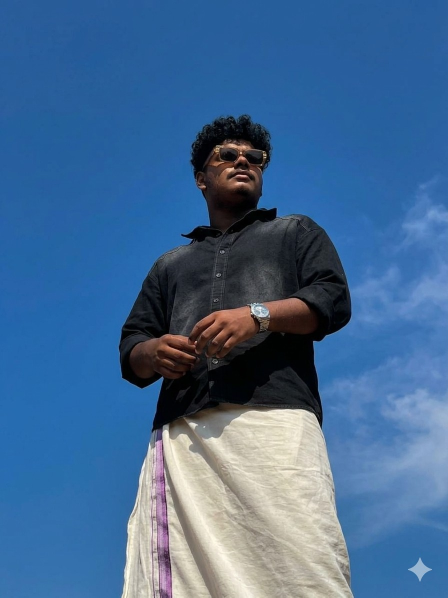
#> input picture assets/photo.jpg, 896 x 1195 px, found by its file name (shown at 1/2 size)
$ python looks.py
#> lines starting #> are read from the running program, lines starting #| are printed output that depends on the picture; after the words box and inside, x2 and y2 are one past the last pixel; in counts of white or black regions, pixels touching at a corner belong together
### scripts/dotify.py
#!/usr/bin/env python3
"""
dotify.py - turn a photo into a dot-matrix / halftone portrait as an SVG.

    python scripts/dotify.py assets/photo.jpg -o assets/portrait --color \
        --cols 100 --equalize --detail 0.5

Why an SVG and not the JPG itself: a photo on a profile README reads as a
profile picture. A dot grid reads as a graphic. It also stays sharp at any
width and weighs a fraction of the source.

Output
------
  --color      one theme-neutral <out>.svg (dots take the photo's own colours,
               so a light and a dark render would be byte-identical)
  otherwise    <out>-dark.svg and <out>-light.svg, for <picture> +
               prefers-color-scheme in the README
  ascii /
  braille      <out>.txt, to paste inside a fenced code block

Requires Pillow:  python -m pip install Pillow
"""

from __future__ import annotations

import argparse
import math
import sys
from pathlib import Path

try:
    from PIL import Image, ImageChops, ImageEnhance, ImageFilter, ImageOps
except ImportError:  # pragma: no cover
    sys.exit("Pillow is required:  python -m pip install Pillow")


# --------------------------------------------------------------------------- #
# palette
# --------------------------------------------------------------------------- #

# (bright, dim) per theme. Cyan to match the portfolio at itzmeaml.in.
THEMES = {
    "dark":  ("#00f0ff", "#0e4f5c"),
    "light": ("#0e7490", "#a5f3fc"),
}

ASCII_RAMP = "@%#*+=-:. "          # dark -> light
BRAILLE_BASE = 0x2800
BRAILLE_BITS = [[0x01, 0x08], [0x02, 0x10], [0x04, 0x20], [0x40, 0x80]]


# --------------------------------------------------------------------------- #
# image prep
# --------------------------------------------------------------------------- #

# [11 lines left out: function square_crop, not called in this run]


def load_grid(path, cols: int, contrast: float, gamma: float,
              cell_aspect: float, square: bool, focus: tuple[float, float],
              equalize: bool, detail: float):
    """Return (cols, rows, lum[y][x] in 0..1, rgb[y][x]).

    `path` is a file to open, or an already-loaded PIL image - looks.py passes
    images it has already treated rather than round-tripping them through disk.
    """
    img = (path.copy() if isinstance(path, Image.Image)
           else ImageOps.exif_transpose(Image.open(path)))

    # An alpha channel is treated as a subject cutout: flatten onto black but
    # keep the mask, so nothing is drawn outside the subject and --equalize
    # measures the subject's histogram rather than a huge empty background.
    mask = None
    if img.mode in ("RGBA", "LA", "P"):
        img = img.convert("RGBA")
        if img.split()[3].getextrema()[0] < 250:
            mask = img.split()[3]
        flat = Image.new("RGBA", img.size, (0, 0, 0, 255))
        flat.alpha_composite(img)
        img = flat
    img = img.convert("RGB")

    if square:
        img = square_crop(img, *focus)
        if mask is not None:
            mask = square_crop(mask, *focus)

    gray = img.convert("L")

    # A face lit by hard sun against dark hair spans a far wider range than the
    # ~10 tones a dot ramp can show. Equalising buys the shadow detail back;
    # the unsharp pass puts local facial structure on top of the flattened
    # result, which otherwise looks like a silhouette.
    if equalize:
        binmask = mask.point(lambda v: 255 if v > 127 else 0) if mask else None
        gray = ImageOps.equalize(gray, mask=binmask)
    if detail > 0:
        radius = max(2, round(min(img.size) / 52))
        gray = gray.filter(ImageFilter.UnsharpMask(
            radius=radius, percent=round(detail * 100), threshold=0))
    if contrast != 1.0:
        gray = ImageEnhance.Contrast(gray).enhance(contrast)
        img = ImageEnhance.Contrast(img).enhance(contrast)

    w, h = img.size
    # cell_aspect is cell width / cell height: 1.0 for square dot cells,
    # ~0.5 for monospace glyphs, which are about twice as tall as they are wide
    rows = max(1, round(cols * (h / w) * cell_aspect))

    small_g = gray.resize((cols, rows), Image.Resampling.LANCZOS)
    if mask is not None:
        small_g = ImageChops.multiply(
            small_g, mask.resize((cols, rows), Image.Resampling.LANCZOS))
    small_c = img.resize((cols, rows), Image.Resampling.LANCZOS)

    gp, cp = small_g.load(), small_c.load()
    lum, rgb = [], []
    for y in range(rows):
        lum_row, rgb_row = [], []
        for x in range(cols):
            rgb_row.append(cp[x, y])
            lum_row.append(min(1.0, max(0.0, (gp[x, y] / 255.0) ** gamma)))
        lum.append(lum_row)
        rgb.append(rgb_row)
    return cols, rows, lum, rgb


# [223 lines left out: functions circle_falloff, svg_open, _value, build_dots, build_binary, build_ascii and 2 more, not called in this run]


# [2 lines that do not run on import are left out]

### scripts/looks.py
#!/usr/bin/env python3
"""
looks.py - render the photo as every combination of treatment x backdrop.

    python scripts/looks.py                          # the whole matrix
    python scripts/looks.py --only photo,duotone     # some treatments
    python scripts/looks.py --backdrops card-dark,circle

Two independent axes:

  TREATMENT - what happens to the pixels
    photo      untouched
    duotone    luminance mapped onto a navy -> cyan ramp
    dots       halftone grid, each dot the photo's own colour
    dots-mono  the same grid, every dot cyan

  BACKDROP - what is behind him
    sky        the original photograph, square corners
    sky-round  the original photograph, rounded corners
    bare       sky removed, transparent - floats on the reader's theme
    card-dark  sky removed, dark card with a cyan wash behind him
    card-light sky removed, pale card with a cyan wash behind him
    circle     head-and-shoulders crop in a disc with a cyan ring

Writes assets/options/<treatment>--<backdrop>.png at 2x the 300px the README
displays, plus two grid sheets (on a dark and a light page) to compare them.

Once you have picked one:

    copy assets\\options\\<name>.png assets\\portrait.png

then point the <img> at the top of README.md at assets/portrait.png.

Reads assets/photo.jpg and assets/photo-cut.png (from cutout.py).
Requires Pillow and numpy.
"""

from __future__ import annotations

import argparse
import sys
from pathlib import Path

try:
    import numpy as np
    from PIL import Image, ImageChops, ImageDraw, ImageFilter, ImageOps
except ImportError as e:  # pragma: no cover
    sys.exit(f"missing dependency ({e}). python -m pip install Pillow numpy")

W = 600                       # 2x the 300px the README renders it at
CYAN = (0, 240, 255)
INK = (13, 17, 23)            # GitHub dark canvas
PAPER = (246, 248, 250)       # GitHub light canvas


# --------------------------------------------------------------------------- #
# small helpers
# --------------------------------------------------------------------------- #

def fit(img: Image.Image, width: int = W) -> Image.Image:
    return img.resize((width, round(img.height * width / img.width)),
                      Image.Resampling.LANCZOS)


# [28 lines left out: functions rounded, subject_bbox, wash, not called in this run]


# --------------------------------------------------------------------------- #
# treatments - RGBA in, RGBA out, alpha preserved
# --------------------------------------------------------------------------- #

def t_photo(src: Image.Image) -> Image.Image:
    return fit(src)


def t_duotone(src: Image.Image) -> Image.Image:
    """Map luminance onto a deep-navy -> cyan ramp, keeping the alpha."""
    src = fit(src)
    lum = ImageOps.autocontrast(src.convert("L"), cutoff=1)
    lo, hi = np.array([6, 18, 26], float), np.array([150, 240, 255], float)
    t = np.asarray(lum, float)[..., None] / 255.0
    rgb = (lo + (hi - lo) * t).round().astype(np.uint8)
    out = Image.fromarray(rgb, "RGB").convert("RGBA")
    out.putalpha(src.getchannel("A"))
    return out


def _halftone(src: Image.Image, cols: int = 100) -> Image.Image:
    """Shared by both dot treatments. Uses dotify's own image prep so the
    grid matches what dotify.py writes into the SVG."""
    sys.path.insert(0, str(Path(__file__).parent))
    import dotify

    # gamma 0.30 is load-bearing: he is in a near-black shirt, and dot radius
    # tracks brightness. At gamma 1.0 those dots shrink away and leave a
    # floating head above a bright mundu.
    c, r, lum, rgb = dotify.load_grid(src, cols, 1.1, 0.30, 1.0, False,
                                      (0.5, 0.5), True, 0.7)
    S = W / cols
    im = Image.new("RGBA", (round(c * S), round(r * S)), (0, 0, 0, 0))
    d = ImageDraw.Draw(im)
    for y in range(r):
        for x in range(c):
            v = lum[y][x]
            if v < 0.02:
                continue
            rad = S * 0.5 * (v ** 0.85)
            if rad < 0.2:
                continue
            cx, cy = x * S + S / 2, y * S + S / 2
            d.ellipse([cx - rad, cy - rad, cx + rad, cy + rad],
                      fill=rgb[y][x] + (255,))
    return im


def t_dots(src: Image.Image) -> Image.Image:
    return _halftone(src)


def t_dots_mono(src: Image.Image) -> Image.Image:
    a = np.asarray(_halftone(src))
    lum = a[..., :3].max(axis=2, keepdims=True) / 255.0
    tint = (np.array(CYAN, float) * (0.35 + 0.65 * lum)).round().astype(np.uint8)
    return Image.fromarray(np.dstack([tint, a[..., 3]]), "RGBA")


TREATMENTS = {
    "photo": t_photo,
    "duotone": t_duotone,
    "dots": t_dots,
    "dots-mono": t_dots_mono,
}


# --------------------------------------------------------------------------- #
# backdrops - each says which source it wants, then composes
# --------------------------------------------------------------------------- #

def b_sky(treated, photo, cut):
    return treated.convert("RGBA")


def b_sky_round(treated, photo, cut):
    return rounded(treated, 28)


def b_bare(treated, photo, cut):
    return treated.convert("RGBA")


# [12 lines left out: function _card, not called in this run]


def b_card_dark(treated, photo, cut):
    return _card(treated, INK, 0.42)


def b_card_light(treated, photo, cut):
    # A pale card needs a much gentler wash or the cyan turns to milk.
    return _card(treated, PAPER, 0.16)


# [28 lines left out: function b_circle, not called in this run]


# name -> (compose, which source the treatment runs on)
BACKDROPS = {
    "sky":        (b_sky,        "photo"),
    "sky-round":  (b_sky_round,  "photo"),
    "bare":       (b_bare,       "cut"),
    "card-dark":  (b_card_dark,  "cut"),
    "card-light": (b_card_light, "cut"),
    "circle":     (b_circle,     "photo"),
}


# --------------------------------------------------------------------------- #
# contact sheet
# --------------------------------------------------------------------------- #

# [34 lines left out: function grid_sheet, not called in this run]


# --------------------------------------------------------------------------- #
# main
# --------------------------------------------------------------------------- #

def main(argv=None):
    p = argparse.ArgumentParser(
        description=__doc__, formatter_class=argparse.RawDescriptionHelpFormatter)
    p.add_argument("--photo", type=Path, default=Path("assets/photo.jpg"))
    p.add_argument("--cut", type=Path, default=Path("assets/photo-cut.png"))
    p.add_argument("--out", type=Path, default=Path("assets/options"))
    p.add_argument("--only", default="", help="comma-separated treatments")
    p.add_argument("--backdrops", default="", help="comma-separated backdrops")
    a = p.parse_args(argv)

    for f in (a.photo, a.cut):
        if not f.exists():
            sys.exit(f"missing {f} - run scripts/cutout.py first")

    photo = ImageOps.exif_transpose(Image.open(a.photo)).convert("RGBA")
    cut = Image.open(a.cut).convert("RGBA")
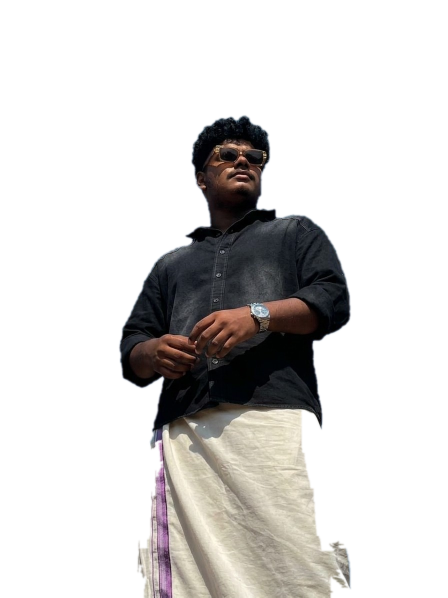
#> input picture assets/photo-cut.png, 896 x 1195 px, found by its file name (shown at 1/2 size)
#> cut is the input picture: PIL image 896x1195 RGBA; mean R, G, B, A 29.4, 27.9, 26.7, 69.3
    sources = {"photo": photo, "cut": cut}

    treatments = [s.strip() for s in a.only.split(",") if s.strip()] or list(TREATMENTS)
    backdrops = [s.strip() for s in a.backdrops.split(",") if s.strip()] or list(BACKDROPS)
    for name, table in ((treatments, TREATMENTS), (backdrops, BACKDROPS)):
        bad = [n for n in name if n not in table]
        if bad:
            sys.exit(f"unknown: {', '.join(bad)}. Choose from: {', '.join(table)}")

    a.out.mkdir(parents=True, exist_ok=True)

    # Treat each source once - the halftone is the slow part and both the
    # sky and cut versions of it get reused across several backdrops.
    treated = {(t, s): TREATMENTS[t](sources[s])
               for t in treatments
               for s in {BACKDROPS[b][1] for b in backdrops}}
#> in t_duotone (call 2), `rgb = (lo + (hi - lo) * t).round().astype(np.uint8)`:
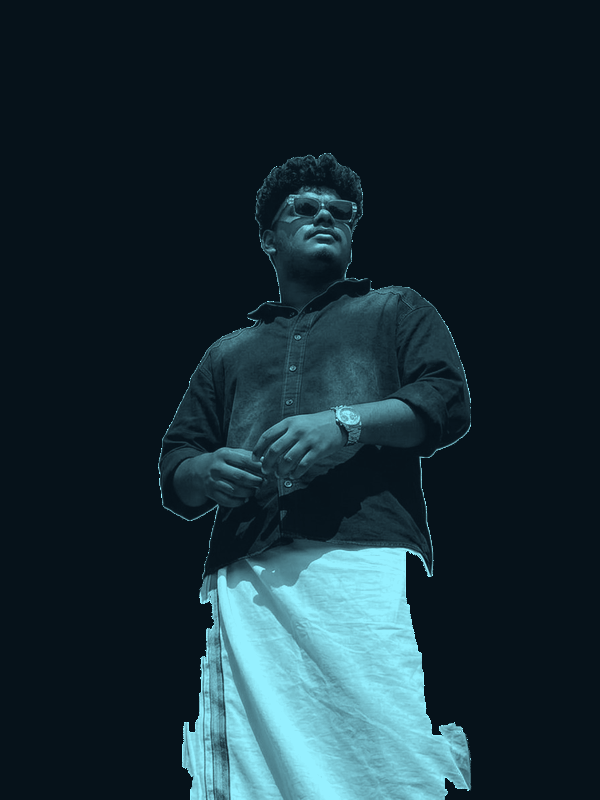
#> rgb: shape (800, 600, 3); mean R, G, B 23.7, 45.3, 54.2
#> in load_grid, img is the input picture: PIL image 896x1195 RGB; mean R, G, B 67.4, 105.6, 147.3
#> in load_grid, `small_g = gray.resize((cols, rows), Image.Resampling.LANCZOS)`:
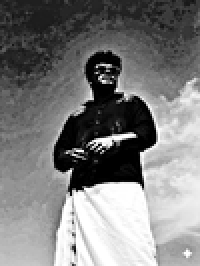
#> small_g: PIL image 100x133 L (shown 2 times larger); min 0, max 255, mean 125
#> in load_grid, `small_c = img.resize((cols, rows), Image.Resampling.LANCZOS)`:
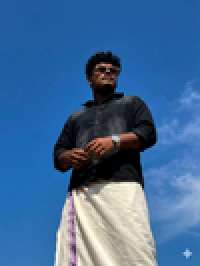
#> small_c: PIL image 100x133 RGB (shown 2 times larger); mean R, G, B 64.2, 106.1, 151.9
#> after the loop in load_grid, `for y in range(rows):`: lum = 133 items
#> in _halftone, `c, r, lum, rgb = dotify.load_grid(src, cols, 1.1, 0.30, 1.0, False, (0..`: c = 100; r = 133; lum = 133 items
#> in _halftone, `im = Image.new("RGBA", (round(c * S), round(r * S)), (0, 0, 0, 0))`: im: PIL image 600x798 RGBA; every value is 0
#> in load_grid (call 2), `binmask = mask.point(lambda v: 255 if v > 127 else 0) if mask else None`: binmask: PIL image 896x1195 L; 27.2% white; 1 white region, box (x1, y1, x2, y2) and area: (240, 232, 700, 1195) 290914
#> in t_dots_mono (call 2), `lum = a[..., :3].max(axis=2, keepdims=True) / 255.0`:
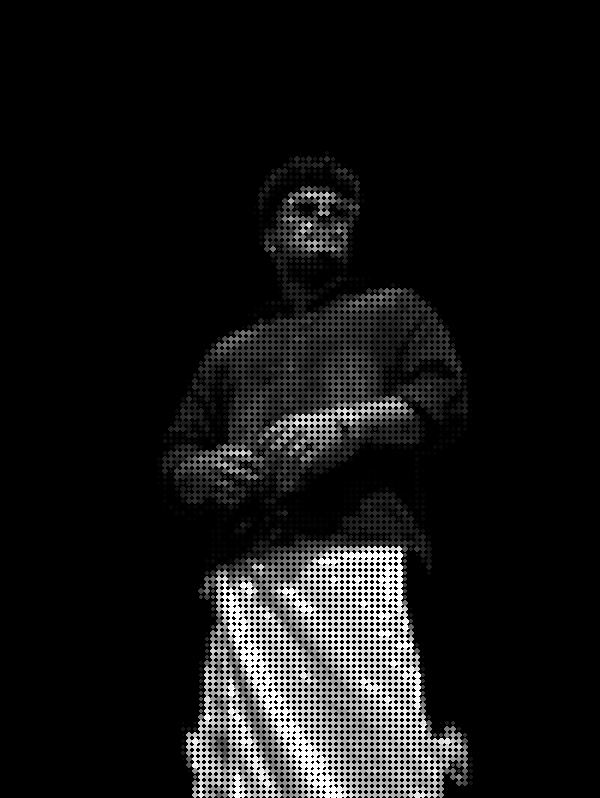
#> lum: shape (798, 600, 1) float64; min 0, max 1, mean 0.0831
#> in t_dots_mono (call 2), `tint = (np.array(CYAN, float) * (0.35 + 0.65 * lum)).round().astype(np..`:
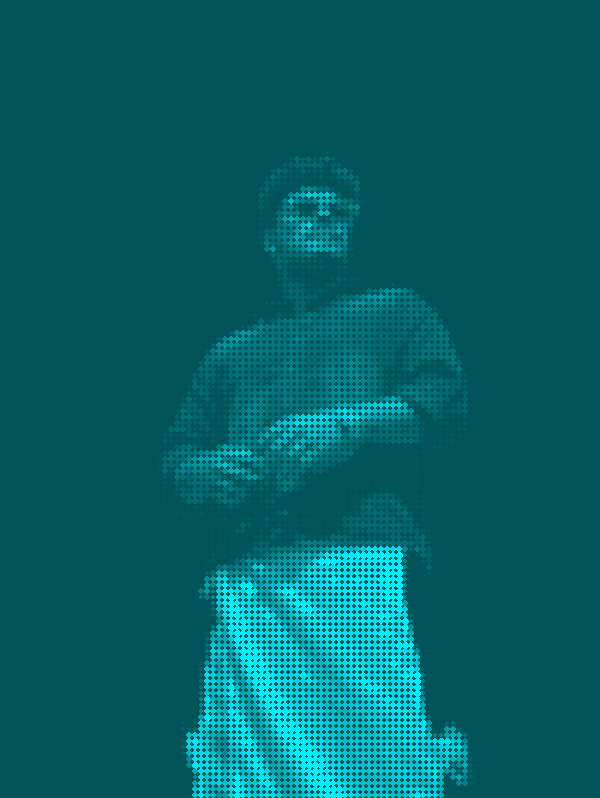
#> tint: shape (798, 600, 3); mean R, G, B 0, 97, 102.8
#> in t_dots_mono (call 2), `return Image.fromarray(np.dstack([tint, a[..., 3]]), "RGBA")`:
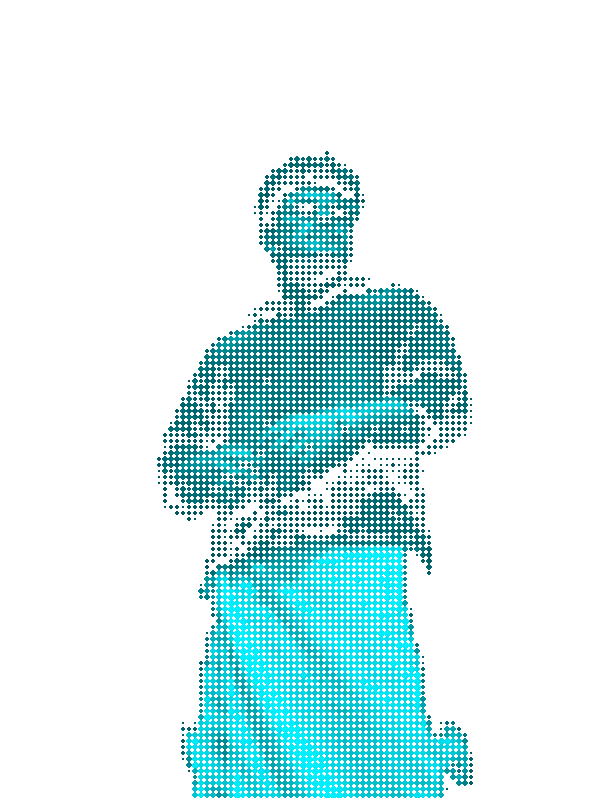
#> returned value: PIL image 600x798 RGBA; mean R, G, B, A 0, 97, 102.8, 42.3; transparent parts drawn white
#> treated = 8 items

    cells, total = {}, 0
    for t in treatments:
        for b in backdrops:
            compose, want = BACKDROPS[b]
            img = compose(treated[(t, want)], photo, cut)
            dest = a.out / f"{t}--{b}.png"
            img.save(dest, optimize=True)
            cells[(t, b)] = img
            total += dest.stat().st_size
            print(f"wrote {dest}  ({img.width}x{img.height}, "
                  f"{dest.stat().st_size // 1024} KB)")
#> after the loop, cells = 1 item; total = 0

    print(f"\n{len(cells)} combinations, {total // 1024} KB total")
    print("wrote", grid_sheet(cells, treatments, backdrops, INK,
                              a.out / "_grid-dark.png"))
    print("wrote", grid_sheet(cells, treatments, backdrops, PAPER,
                              a.out / "_grid-light.png"))


if __name__ == "__main__":
#> (the run stopped early here; a loop or call above may not have finished)
